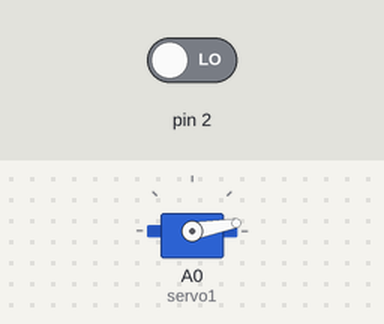
Bench run of a sketch on a simulated Arduino Uno, built with avr-gcc and run on an emulated ATmega328P. On the bench: servo. Inputs (shaded band) come from the test bench; at power-on: pin 2 LOW.

Above: at 1.2 s.
1.3 s: pin 2 driven HIGH
At 1.8 s:
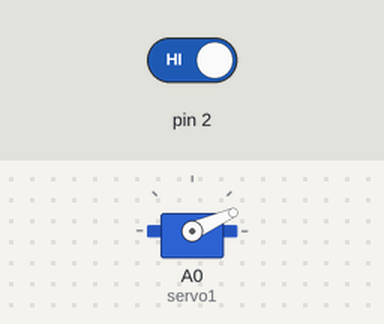
At 2.75 s:
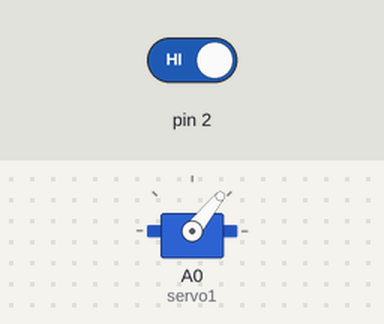
Timing chart, 0 to 8.4 s (numbered marks = the images above; inputs shaded):
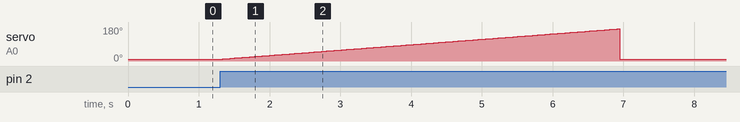

The sketch:

servo.ino
```cpp
#include <Servo.h>

Servo servo1;

int pos0 = 10;
int pos_max = 170;

void setup() {
  Serial.begin(9600);

  pinMode(2, INPUT);
  servo1.attach(A0);

}

void loop() {
  servo1.write(10);
  int push1 = 0;
 push1 = digitalRead(2);
  if(push1 == 1)
  {

    while(pos0 <= pos_max){

    servo1.write(pos0);
    pos0 += 1;
    delay(35);
    }
  }
 delay(1);


}
```

Measured:
- after the input at 1.3 s, servo on A0 (servo1): rises from 10° to 170° in 5.6 s, then falls to 10° in 0.04 s
